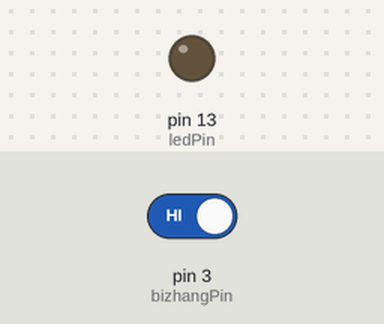
A sketch run on a simulated Arduino Uno, built with avr-gcc and run on an emulated ATmega328P. Shown: output pins drawn as LEDs (lit = HIGH). The inputs (shaded band) are chosen by the test bench; at power-on: pin 3 (bizhangPin) HIGH.

Above: at 4.8 s.
4.9 s: pin 3 (bizhangPin) driven LOW
At 6.6 s:
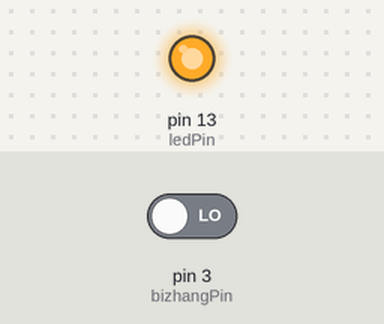
7.6 s: pin 3 (bizhangPin) driven HIGH
At 9.3 s:
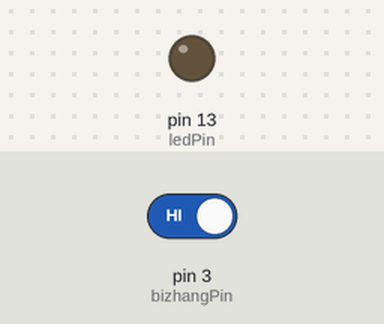
Timing chart, 0 to 10.8 s (numbered marks = the images above; inputs shaded):
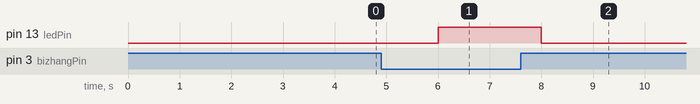

The sketch:

sku4330.ino
```cpp
int bizhangPin = 3;//定义避障传感器接口
int ledPin =  13;  //定义 LED 接口
int buttonState = 0;

void setup()
{
  Serial.begin(9600);
  pinMode(ledPin, OUTPUT);//定义 LED 为输出模式
  pinMode(bizhangPin, INPUT);//定义避障传感器为输入模式
}

void loop()
{
  buttonState = digitalRead(bizhangPin);//读取避障传感器的值并赋给buttonState
  if (buttonState == LOW)
  {
    digitalWrite(ledPin, HIGH);//前方有障碍物时，LED亮
  }
  else
  {
    digitalWrite(ledPin, LOW);
  }
  delay(2000);
}
```

Measured:
- after the input at 4.9 s, pin 13 (ledPin): LOW → HIGH after 1.1 s
- after the input at 7.6 s, pin 13 (ledPin): HIGH → LOW after 0.40 s
